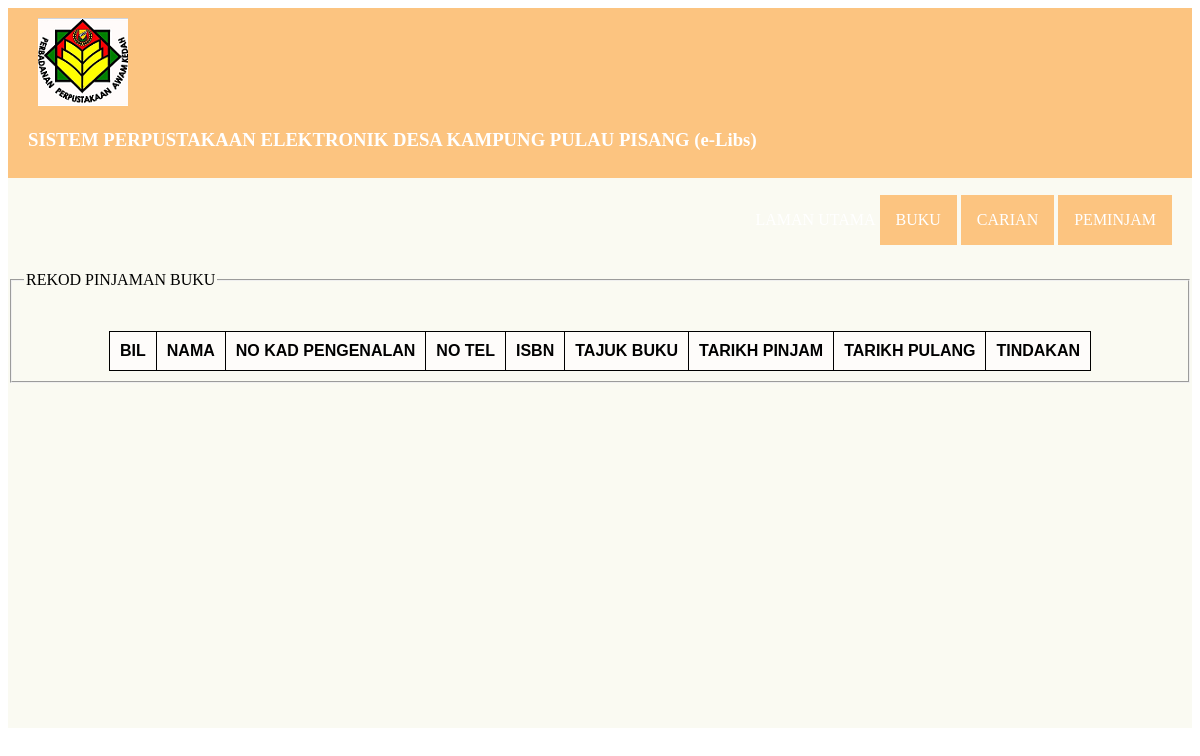
Before: /staff/pinjamanbaru.php with the older database file.
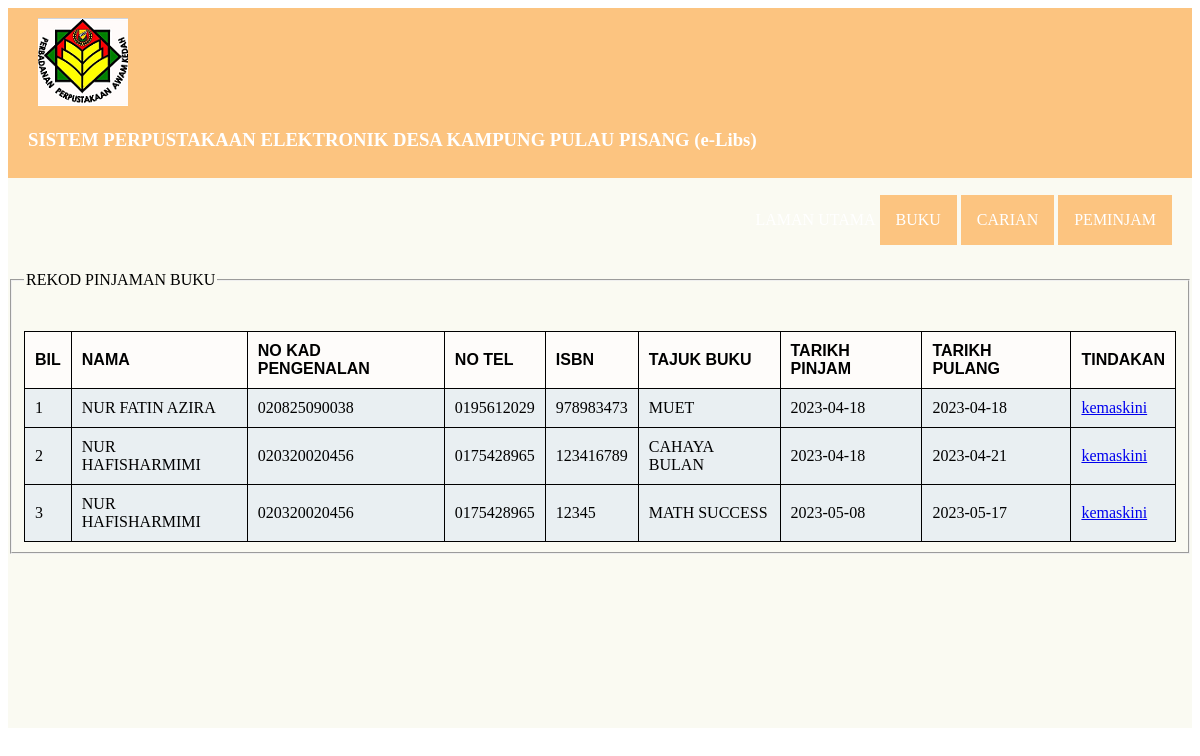
After: the same page with the newer database file.
### tables this page shows
CREATE TABLE `pinjamanbuku` (
  `idPinjaman` int NOT NULL,
  `idPeminjam` int NOT NULL,
  `idBuku` int NOT NULL,
  `tarikhPinjam` date NOT NULL,
  `tarikhPulang` date NOT NULL,
  `denda` decimal(10,0) DEFAULT NULL,
  `tarikhsebenarpulang` date DEFAULT NULL
);

CREATE TABLE `peminjam` (
  `idPeminjam` int NOT NULL,
  `namaPeminjam` varchar(200) NOT NULL,
  `nokpPeminjam` varchar(20) NOT NULL,
  `katalaluan` varchar(300) NOT NULL,
  `noTel` varchar(11) NOT NULL,
  `namaWaris` varchar(200) NOT NULL,
  `noTelWaris` int NOT NULL,
  `tokenTele` varchar(250) NOT NULL,
  `chatid` int NOT NULL
);

CREATE TABLE `buku` (
  `idBuku` int NOT NULL,
  `ISBN` int NOT NULL,
  `tajukBuku` varchar(800) NOT NULL,
  `penulis1` varchar(200) NOT NULL,
  `penulis2` varchar(200) NOT NULL,
  `tahun` int NOT NULL,
  `penerbit` varchar(200) NOT NULL,
  `namaKategori` varchar(100) NOT NULL,
  `lokasi` int NOT NULL,
  `statusBuku` varchar(100) NOT NULL
);

### staff/pinjamanbaru.php (the view, shortened to what this page needs)
<!DOCTYPE html>
<html>
<head>
    <link rel="stylesheet" type="text/css" href="staff.css">
</head>
<body>
    <div class="wrapper">
        <header>
            <div class="logo">
                <img src="logo1.png">
                <h3 style="color: white;">SISTEM PERPUSTAKAAN ELEKTRONIK DESA KAMPUNG PULAU PISANG (e-Libs)</h3>
            </div>
            <nav>
                <ul>
                    <li><a href="index.php">LAMAN UTAMA</a></li>
                    <div class="dropdown">
                        <button class="dropbtn">BUKU</button>
                    </div>
                    <div class="dropdown">
                        <button class="dropbtn">CARIAN</button>
                    </div>
                    <div class="dropdown">
                        <button class="dropbtn">PEMINJAM</button>
                    </div>
                </ul>
            </nav>
        </header>
        <section>
            <fieldset>
                <legend>REKOD PINJAMAN BUKU</legend>
                <form action="" method="post">
                    <tr>
                        <table class="t"><br>
                            <br>
                            <tr><b>
                                    <th>BIL</th>
                                    <th>NAMA</th>
                                    <th>NO KAD PENGENALAN</th>
                                    <th>NO TEL</th>
                                    <th>ISBN</th>
                                    <th>TAJUK BUKU</th>
                                    <th>TARIKH PINJAM</th>
                                    <th>TARIKH PULANG</th>
                                    <th>TINDAKAN</th>
                                </b></tr>
                            <?php
                            $bil = 1;
                            require '../include/conn.php';
                            $sql = "SELECT b.namaPeminjam,b.nokpPeminjam,b.noTel,c.ISBN,c.tajukBuku,a.tarikhPinjam,
                            a.tarikhPulang,a.idBuku,a.idPeminjam FROM `pinjamanbuku` a
                            inner join peminjam b on a.idPeminjam=b.idPeminjam
                            inner join buku c on c.idBuku=a.idBuku";
                            $result = $conn->query($sql);
                            while ($row = $result->fetch_object()) {
                                ?>
                                <tr>
                                    <td>
                                        <?php echo $bil++; ?>
                                    </td>
                                    <td>
                                        <?php echo $row->namaPeminjam; ?>
                                    </td>
                                    <td>
                                        <?php echo $row->nokpPeminjam; ?>
                                    </td>
                                    <td>
                                        <?php echo $row->noTel; ?>
                                    </td>
                                    <td>
                                        <?php echo $row->ISBN; ?>
                                    </td>
                                    <td>
                                        <?php echo $row->tajukBuku; ?>
                                    </td>
                                    <td>
                                        <?php echo $row->tarikhPinjam; ?>
                                    </td>
                                    <td>
                                        <?php echo $row->tarikhPulang; ?>
                                    </td>
                                    <td>
                                    <a href="rekodpulang.php?id=<?php echo $row->idPeminjam; ?>"
                                        onclick="">kemaskini</a>
                            </td>
                                </tr>
                                <?php
                            }
                            ?>
                        </table>
            </fieldset>
        </section>
    </div>
</body>
</html>

### staff/staff.css (style rules this page uses)
nav { float: right; padding: 10px; }
nav li { display: inline-block; line-height: auto; }
.wrapper { height: 660px; width: auto; }
header { height: 150px; width: auto; background-color: rgb(252, 196, 128); padding: 10px; }
section { height: 550px; width: auto; background-color: rgb(250, 250, 242); }
.logo { float: left; padding-left: 10px; }
.logo img { padding-left: 10px; }
li a { color: white; text-decoration: none; }
.dropbtn { background-color:rgb(252, 196, 128); color: white; padding: 16px; font-size: 16px; border: none; font-family: Georgia, 'Times New Roman', Times, serif; }
.dropdown { position: relative; display: inline-block; }
table, th, td { border: 1px solid black; border-collapse: collapse; }
th, td { padding: 10px; text-align: left; }
.t { background-color: rgba(230, 237, 243, 0.817); margin: auto; height: auto; width: auto; }
th { background-color: rgb(254, 252, 250); font-family: 'Franklin Gothic Medium', 'Arial Narrow', Arial, sans-serif; }

Changed rows visible on the page:
added pinjamanbuku: idPeminjam.namaPeminjam "NUR FATIN AZIRA", idPeminjam.nokpPeminjam "020825090038", idPeminjam.noTel "0195612029", idBuku.ISBN "978983473", idBuku.tajukBuku "MUET", tarikhPinjam "2023-04-18", tarikhPulang "2023-04-18"
added pinjamanbuku: idPeminjam.namaPeminjam "NUR HAFISHARMIMI", idPeminjam.nokpPeminjam "020320020456", idPeminjam.noTel "0175428965", idBuku.ISBN "123416789", idBuku.tajukBuku "CAHAYA BULAN", tarikhPinjam "2023-04-18", tarikhPulang "2023-04-21"
added pinjamanbuku: idPeminjam.namaPeminjam "NUR HAFISHARMIMI", idPeminjam.nokpPeminjam "020320020456", idPeminjam.noTel "0175428965", idBuku.ISBN "12345", idBuku.tajukBuku "MATH SUCCESS", tarikhPinjam "2023-05-08", tarikhPulang "2023-05-17"
